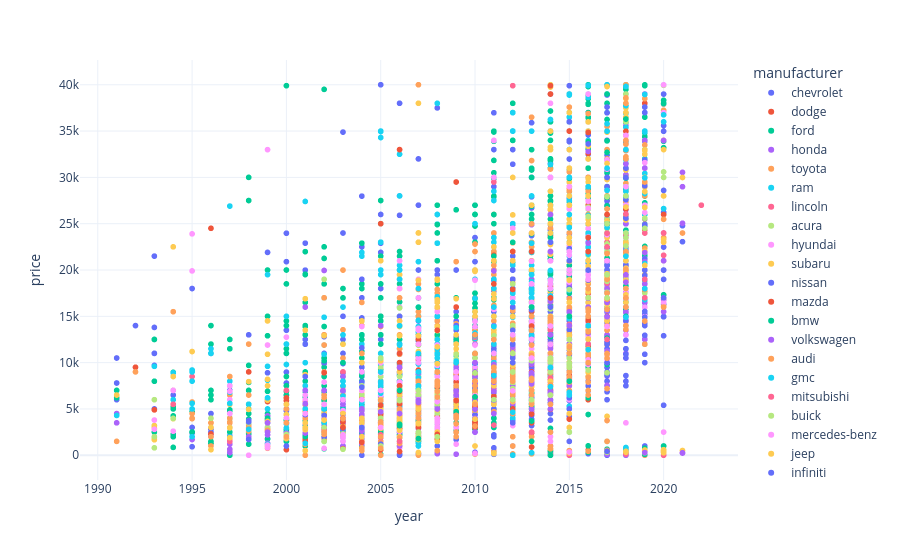

Notebook cell for this chart:
### Code cell
df_sample = df_clean_minus_outliers.sample(5000, random_state=42)
fig = px.scatter(df_sample, x='year', y='price', color='manufacturer', hover_data=['manufacturer'])
fig.write_html('../images/year_vs_price.html')
fig.show()
